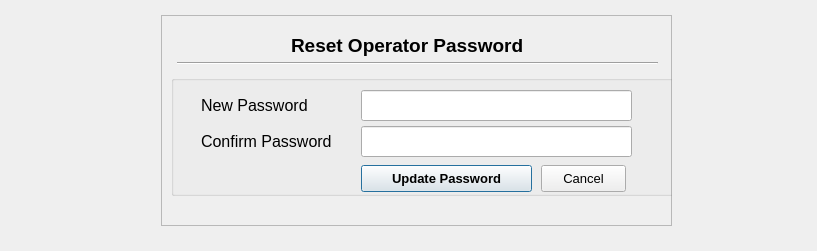
<?xml version="1.0" encoding="UTF-8"?>
<ui version="4.0">
 <class>PasswordReset</class>
 <widget class="QDialog" name="PasswordReset">
  <property name="geometry">
   <rect>
    <x>0</x>
    <y>0</y>
    <width>817</width>
    <height>251</height>
   </rect>
  </property>
  <property name="windowTitle">
   <string>Operator Password Reset</string>
  </property>
  <widget class="QLabel" name="label_14">
   <property name="geometry">
    <rect>
     <x>20</x>
     <y>10</y>
     <width>121</width>
     <height>231</height>
    </rect>
   </property>
   <property name="text">
    <string/>
   </property>
   <property name="pixmap">
    <pixmap>resources/logo.png</pixmap>
   </property>
  </widget>
  <widget class="QFrame" name="frame">
   <property name="geometry">
    <rect>
     <x>161</x>
     <y>15</y>
     <width>511</width>
     <height>211</height>
    </rect>
   </property>
   <property name="frameShape">
    <enum>QFrame::StyledPanel</enum>
   </property>
   <property name="frameShadow">
    <enum>QFrame::Raised</enum>
   </property>
   <widget class="QGroupBox" name="groupBox">
    <property name="geometry">
     <rect>
      <x>10</x>
      <y>60</y>
      <width>511</width>
      <height>121</height>
     </rect>
    </property>
    <property name="title">
     <string/>
    </property>
    <widget class="QLabel" name="label_2">
     <property name="geometry">
      <rect>
       <x>30</x>
       <y>10</y>
       <width>131</width>
       <height>41</height>
      </rect>
     </property>
     <property name="font">
      <font>
       <pointsize>12</pointsize>
      </font>
     </property>
     <property name="text">
      <string>New Password</string>
     </property>
    </widget>
    <widget class="QLineEdit" name="inpNewPasswd">
     <property name="geometry">
      <rect>
       <x>190</x>
       <y>15</y>
       <width>271</width>
       <height>31</height>
      </rect>
     </property>
     <property name="font">
      <font>
       <pointsize>12</pointsize>
       <weight>50</weight>
       <bold>false</bold>
      </font>
     </property>
     <property name="maxLength">
      <number>20</number>
     </property>
     <property name="echoMode">
      <enum>QLineEdit::Password</enum>
     </property>
    </widget>
    <widget class="QLineEdit" name="inpConfirmNewPasswd">
     <property name="geometry">
      <rect>
       <x>190</x>
       <y>51</y>
       <width>271</width>
       <height>31</height>
      </rect>
     </property>
     <property name="font">
      <font>
       <pointsize>12</pointsize>
       <weight>50</weight>
       <bold>false</bold>
      </font>
     </property>
     <property name="text">
      <string/>
     </property>
     <property name="maxLength">
      <number>20</number>
     </property>
     <property name="echoMode">
      <enum>QLineEdit::Password</enum>
     </property>
    </widget>
    <widget class="QLabel" name="label_5">
     <property name="geometry">
      <rect>
       <x>30</x>
       <y>46</y>
       <width>151</width>
       <height>41</height>
      </rect>
     </property>
     <property name="font">
      <font>
       <pointsize>12</pointsize>
      </font>
     </property>
     <property name="text">
      <string>Confirm Password</string>
     </property>
    </widget>
    <widget class="QPushButton" name="btnUpdate">
     <property name="geometry">
      <rect>
       <x>190</x>
       <y>90</y>
       <width>171</width>
       <height>27</height>
      </rect>
     </property>
     <property name="font">
      <font>
       <pointsize>10</pointsize>
       <weight>75</weight>
       <bold>true</bold>
      </font>
     </property>
     <property name="text">
      <string>Update Password</string>
     </property>
    </widget>
    <widget class="QPushButton" name="btnCancel">
     <property name="geometry">
      <rect>
       <x>370</x>
       <y>90</y>
       <width>85</width>
       <height>27</height>
      </rect>
     </property>
     <property name="font">
      <font>
       <pointsize>10</pointsize>
      </font>
     </property>
     <property name="text">
      <string>Cancel</string>
     </property>
    </widget>
   </widget>
   <widget class="QLabel" name="label_4">
    <property name="geometry">
     <rect>
      <x>130</x>
      <y>10</y>
      <width>341</width>
      <height>41</height>
     </rect>
    </property>
    <property name="font">
     <font>
      <pointsize>14</pointsize>
      <weight>75</weight>
      <bold>true</bold>
     </font>
    </property>
    <property name="text">
     <string>Reset Operator Password</string>
    </property>
   </widget>
   <widget class="Line" name="line">
    <property name="geometry">
     <rect>
      <x>16</x>
      <y>40</y>
      <width>481</width>
      <height>16</height>
     </rect>
    </property>
    <property name="orientation">
     <enum>Qt::Horizontal</enum>
    </property>
   </widget>
  </widget>
  <widget class="QLabel" name="label_3">
   <property name="geometry">
    <rect>
     <x>680</x>
     <y>50</y>
     <width>121</width>
     <height>141</height>
    </rect>
   </property>
   <property name="text">
    <string/>
   </property>
   <property name="pixmap">
    <pixmap>resources/icons/lock.png</pixmap>
   </property>
  </widget>
 </widget>
 <tabstops>
  <tabstop>inpNewPasswd</tabstop>
  <tabstop>inpConfirmNewPasswd</tabstop>
  <tabstop>btnUpdate</tabstop>
  <tabstop>btnCancel</tabstop>
 </tabstops>
 <resources/>
 <connections>
  <connection>
   <sender>btnCancel</sender>
   <signal>clicked()</signal>
   <receiver>PasswordReset</receiver>
   <slot>reject()</slot>
   <hints>
    <hint type="sourcelabel">
     <x>583</x>
     <y>182</y>
    </hint>
    <hint type="destinationlabel">
     <x>408</x>
     <y>125</y>
    </hint>
   </hints>
  </connection>
 </connections>
</ui>
